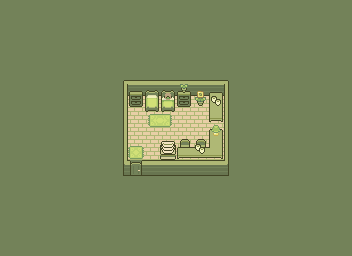

Below is a game level as drawn by its tile map, then a one-line description and the .tmx that defines it (tile-layer data replaced by summaries):
An orthogonal 22x16 tile map with 16x16 px tiles, 7 tile layers (Background, Walls, Decors03, Furniture01, ...), 3 tilesets and 9 objects.

<map version="1.10" tiledversion="1.11.2" orientation="orthogonal" renderorder="right-down" width="22" height="16" tilewidth="16" tileheight="16" infinite="0" nextlayerid="10" nextobjectid="11">
 <editorsettings>
  <export target="parentroomMap.lua" format="lua" />
 </editorsettings>
 <tileset firstgid="1" name="grass" tilewidth="16" tileheight="16" tilecount="77" columns="11">
  <image source="tilesets/grass.png" width="176" height="112" />
 </tileset>
 <tileset firstgid="78" name="furniture" tilewidth="16" tileheight="16" tilecount="54" columns="9">
  <image source="tilesets/furniture.png" width="144" height="96" />
 </tileset>
 <tileset firstgid="132" name="house" tilewidth="16" tileheight="16" tilecount="35" columns="7">
  <image source="tilesets/house.png" width="112" height="80" />
 </tileset>
 <layer id="1" name="Background" width="22" height="16">
  <data>[352 cells, 352 non-empty, 1 distinct tile ids]</data>
 </layer>
 <objectgroup id="9" name="Portals">
  <object id="8" x="131.091" y="160.727" width="10.1818" height="14.9091">
   <properties>
    <property name="targetMap" value="maps/zoomedHouseMap.lua" />
   </properties>
  </object>
  <object id="10" x="160.913" y="89.7391" width="14" height="22.4348">
   <properties>
    <property name="objectiveItem" value="mamaDuck" />
   </properties>
  </object>
 </objectgroup>
 <layer id="2" name="Walls" width="22" height="16" offsetx="0" offsety="-16">
  <data>[352 cells, 48 non-empty, 10 distinct tile ids]</data>
 </layer>
 <layer id="6" name="Decors03" width="22" height="16" offsetx="1.09091" offsety="-22.3636">
  <data>[352 cells, 2 non-empty, 1 distinct tile ids]</data>
 </layer>
 <layer id="3" name="Furniture01" width="22" height="16" offsetx="0" offsety="-16">
  <data>[352 cells, 12 non-empty, 12 distinct tile ids]</data>
 </layer>
 <layer id="4" name="Furniture02" width="22" height="16" offsetx="0" offsety="-21.2727">
  <data>[352 cells, 5 non-empty, 4 distinct tile ids]</data>
 </layer>
 <layer id="5" name="Decors01" width="22" height="16" offsetx="0" offsety="-16">
  <data>[352 cells, 1 non-empty, 1 distinct tile ids]</data>
 </layer>
 <objectgroup id="8" name="Walls" visible="0">
  <object id="1" x="123.273" y="80.364" width="4" height="94.7273" />
  <object id="2" x="141.455" y="160" width="87.0909" height="15.4545" />
  <object id="3" x="130.364" y="162" width="10.7273" height="13.6364" />
  <object id="4" x="127.091" y="80.545" width="100.545" height="27.4545" />
  <object id="5" x="208.364" y="79.818" width="19.8182" height="80.9091" />
  <object id="6" x="160.182" y="138.727" width="48.3636" height="20.3636" />
  <object id="7" x="126.727" y="160" width="3.81818" height="15.0909" />
 </objectgroup>
 <layer id="7" name="Decors02" width="22" height="16" offsetx="0" offsety="-19.5455">
  <data>[352 cells, 4 non-empty, 3 distinct tile ids]</data>
 </layer>
</map>
